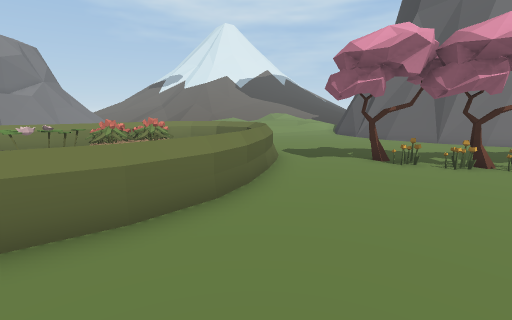
View 1 (above)

20 first-person views from a walk through a 3-D level made in the Unity game engine. The camera is 1.4 m above the floor, tilts 10° down and sees 85° across. The floor is counted in squares, 1 m on a side. Each view is taken from the middle of a square. On the plan, view 1 faces up. The plan holds only what a view shows up to about 14 squares ahead; the rest is blank. The place goes on beyond the plan.

View 2
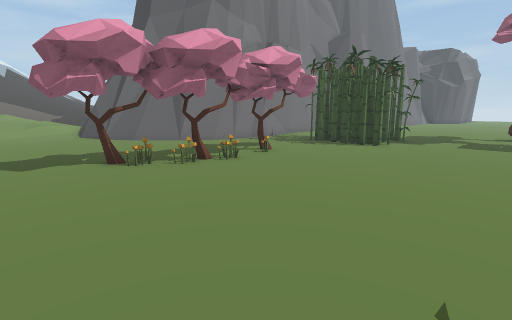

View 3
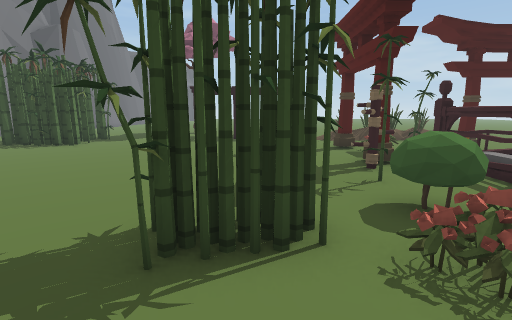

View 4
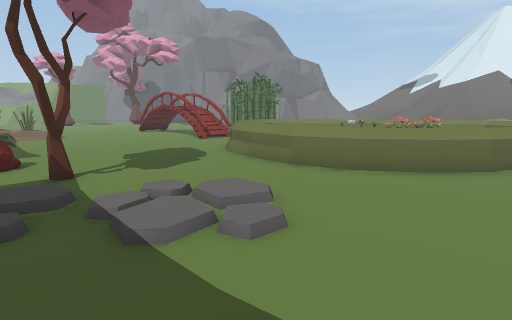

View 5
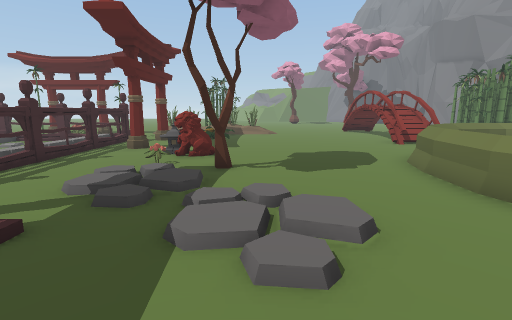

View 6
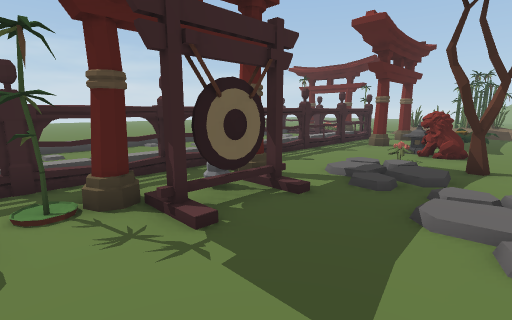

View 7
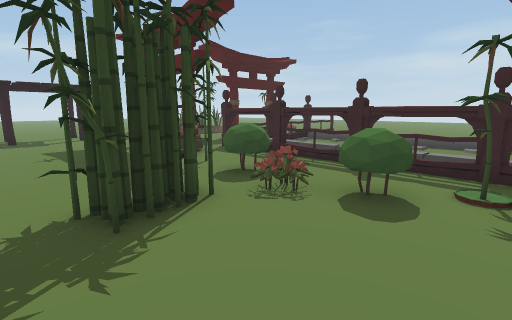

View 8
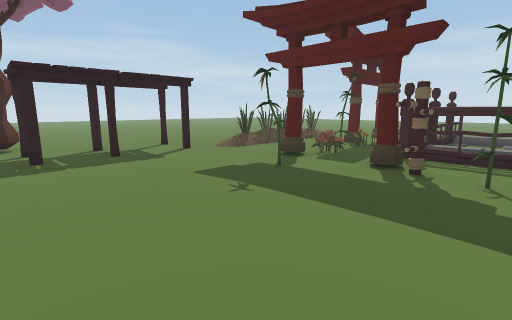

View 9
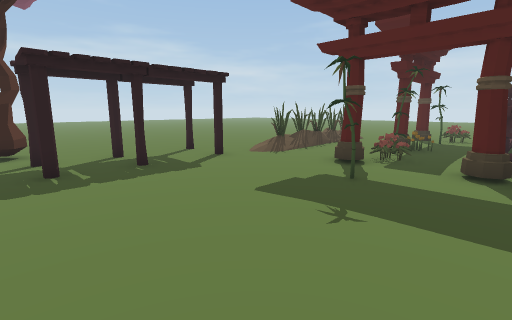

View 10
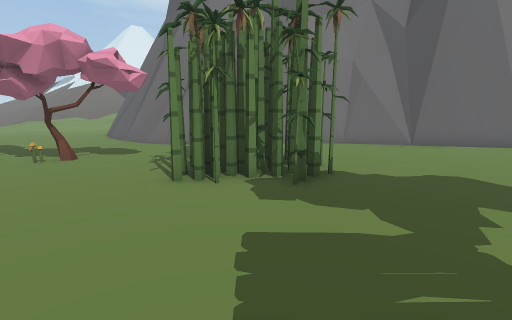

View 11
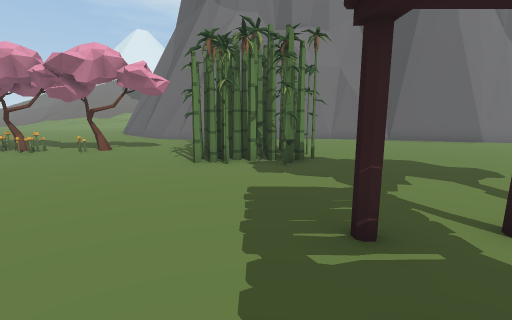

View 12
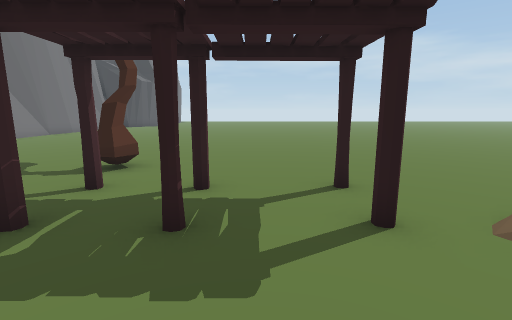

View 13
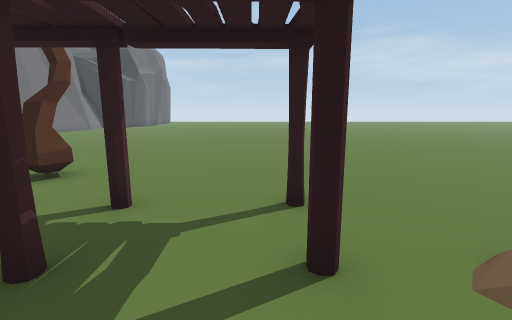

View 14
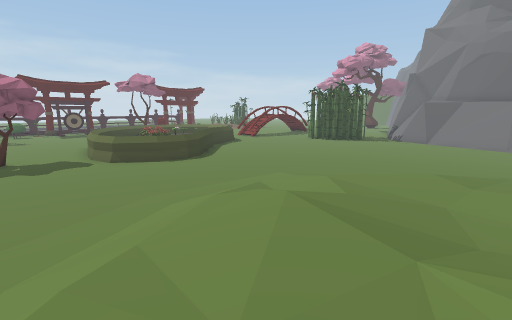

View 15
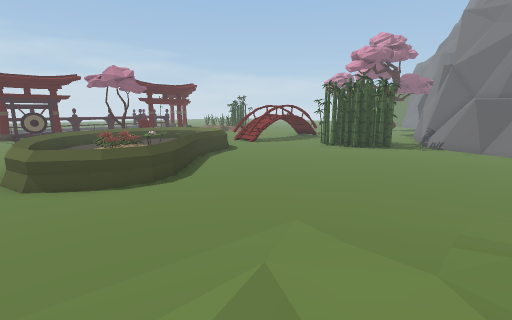

View 16
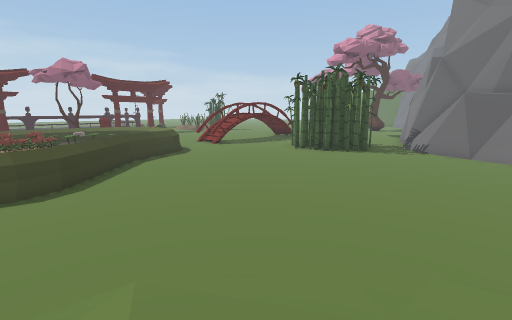

View 17
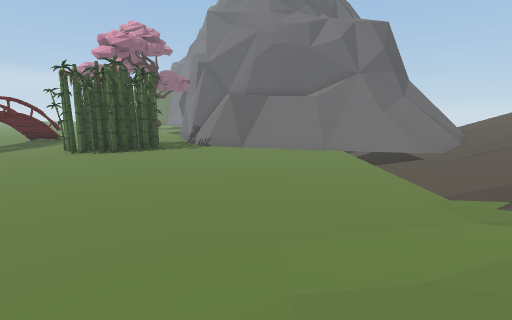

View 18
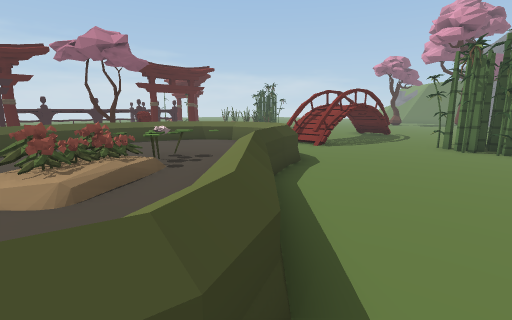

View 19
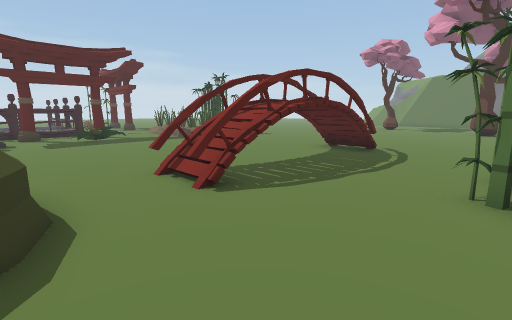

View 20
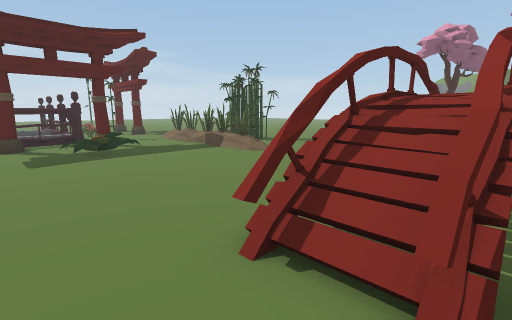

### Floor plan
Key: @ floor where view 1 was taken; # wall or solid block; x gap in a wall; . main floor; : floor 0.25 m higher than the main floor; + floor 0.5 m higher than the main floor; * floor 0.75 m higher than the main floor; - floor 1.75 m lower than the main floor; _ floor 2.25 m lower than the main floor; < floor 2.5 m lower than the main floor; / step, stairs or slope; = window, fence, low wall or low ledge; ^ raised ledge; O other object.
Columns run from 17 left of view 1 to 22 right of it. Each row starts with its distance up from view 1.
 22  ##=//////.:/+++++// /
 21  #=........///++++***
 20  #=........../++++**+/
 19  #=..........//+//+///
 18  ^............///////.
 17  -............./://...
 16   ....................
 15 _......................
 14 .......................
 13  OO#....................</
 12  OOO...................../         #
 11 OOOOO.........^^^.........//      #####
 10  OOO.........^^^^^...........     ....##
  9 ..OO........^^^^ =............    ......
  8 ..........==^^OO ^..OO.......OOO .......
  7 ........^^=^OOO^ =...OOO.OO..OOOO.......
  6 .##.x=..^^^OO#O^#=.......O...OOOOO......
  5 ^##^//..^^^^^ ^^==...........OOOOO......
  4 .##.x=..^^^^^ ^^=............##.O.......
  3 .........^^^^^==........................
  2 ..........=====.........................
  1 .................. .................O...
  0 .................@. ............#.#.O...
 -1 .............//... .....................
 -2 O.............//....OO..........#.#.....
 -3 O.........OO/.......OOO.................
 -4 O...O...O..///.......O......O...........
 -5 O......OO.O::.OOO..O.OOOOO..O...#.#.....
 -6 O.............#O#OOO..OO.O..##../.......
 -7 O.. ..x.........##..........O#..O.......
 -8     OOOOOOOO OOOOO OOOOOOOO.....O ......
 -9     O///++    ////// ///++O.O...O ......
-10     O                     O.O...O   ....
-11   O.O                     O..#..O    ...
-12     O        .. //...  ...O.....O     ..
-13     O        ///////.  ...O.O...

Where each view was taken, in squares from view 1:
view 1: 0 up, 0 right, facing up
view 2: 0 up, 1 right, facing up-right
view 3: 3 down, 1 right, facing right
view 4: 4 down, 0 right, facing up-left
view 5: 2 down, 0 right, facing left
view 6: 2 down, 1 right, facing down-left
view 7: 1 down, 0 right, facing down-right
view 8: 1 up, 6 right, facing down-right
view 9: 1 up, 8 right, facing down-right
view 10: 1 down, 14 right, facing up
view 11: 3 down, 14 right, facing up
view 12: 3 down, 12 right, facing right
view 13: 4 down, 13 right, facing right
view 14: 22 up, 4 right, facing down-left
view 15: 19 up, 1 right, facing down-left
view 16: 19 up, 2 left, facing down-left
view 17: 18 up, 2 left, facing left
view 18: 12 up, 2 left, facing down-left
view 19: 10 up, 9 left, facing down-left
view 20: 6 up, 10 left, facing down-left
